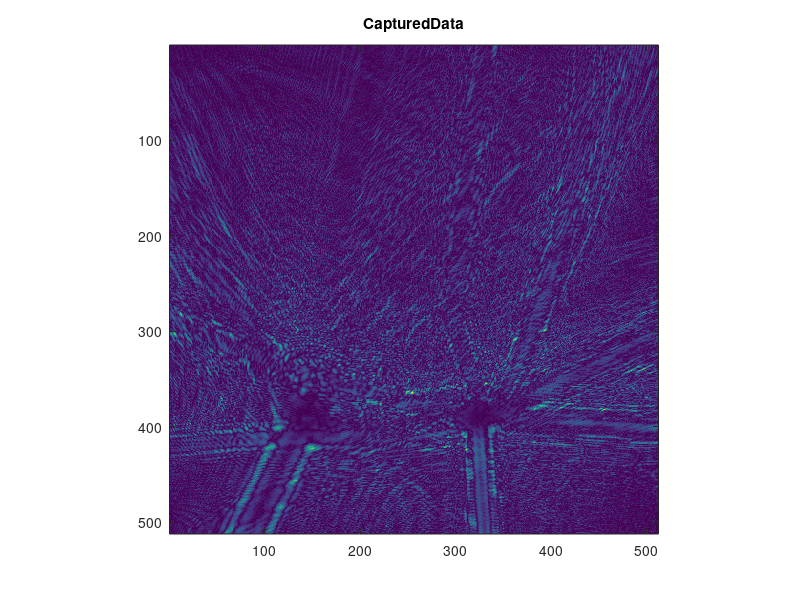

MATLAB code for this plot: (Note: this script raises an error after producing the figure.)
close all;
clear all;clc;

addpath('./Functions');



load dandelion.mat


% number of detector pixels
pixel_num=1024;

% size of detector pixels (um)
detector_size=5.2;

% wavelength (um)
lambda=0.633;

% distance between each axial plane (um)
deltaZ=8000;

% distance from detector to first reconstructed plane (um)
offsetZ=0;

% number of axial planes
nz=10;

% number of zeros to pad matrix by in each direction
pad_size=100;


shrinkage_factor=pixel_num/size(g,1);
sensor_size=pixel_num*detector_size;
deltaX=detector_size*shrinkage_factor;
deltaY=detector_size*shrinkage_factor;

figure;imagesc(abs(g));title('CapturedData');axis image;



g=padarray(g,[pad_size pad_size]);
range=pad_size*2+pixel_num;

[nx ny]=size(g);

Nx=nx;
Ny=ny*nz*2;
Nz=1;

E0=ones(nx,ny);


[Phase3D Pupil]=MyMakingPhase3D(nx,ny,nz,lambda,...
    deltaX,deltaY,deltaZ,offsetZ,sensor_size);

PhaseTmesPupil=Phase3D.*Pupil;

E=MyFieldsPropagation(E0,nx,ny,nz,Phase3D,Pupil);

g=MyC2V(g(:));

transf=MyAdjointOperatorPropagation(g,E,nx,ny,nz,Phase3D,Pupil);
transf=reshape(abs(MyV2C(transf)),nx,ny,nz);
figure;imagesc(plotdatacube(transf));title('BackPropagation');axis image;drawnow;



A = @(f_twist) MyForwardOperatorPropagation(f_twist,E,nx,ny,nz,Phase3D,Pupil);
AT = @(g) MyAdjointOperatorPropagation(g,E,nx,ny,nz,Phase3D,Pupil);


tau = 0.01;
piter = 4;
tolA = 1e-6;
iterations = 500; 


Psi = @(f,th) MyTVpsi(f,th,0.05,piter,Nx,Ny,Nz);
Phi = @(f) MyTVphi(f,Nx,Ny,Nz);


[f_reconstruct,dummy,obj_twist,...
    times_twist,dummy,mse_twist]= ...
    TwIST(g,A,tau,...
    'AT', AT, ...
    'Psi', Psi, ...
    'Phi',Phi, ...
    'Initialization',2,...
    'Monotone',1,...
    'StopCriterion',1,...
    'MaxIterA',iterations,...
    'MinIterA',iterations,...
    'ToleranceA',tolA,...
    'Verbose', 1);



f_reconstruct=reshape(MyV2C(f_reconstruct),nx,ny,nz);
figure;imagesc(plotdatacube(abs(f_reconstruct)));title('Reconstruction');axis image;drawnow;

g=reshape(MyV2C(g),nx,ny);

save result.mat f_reconstruct